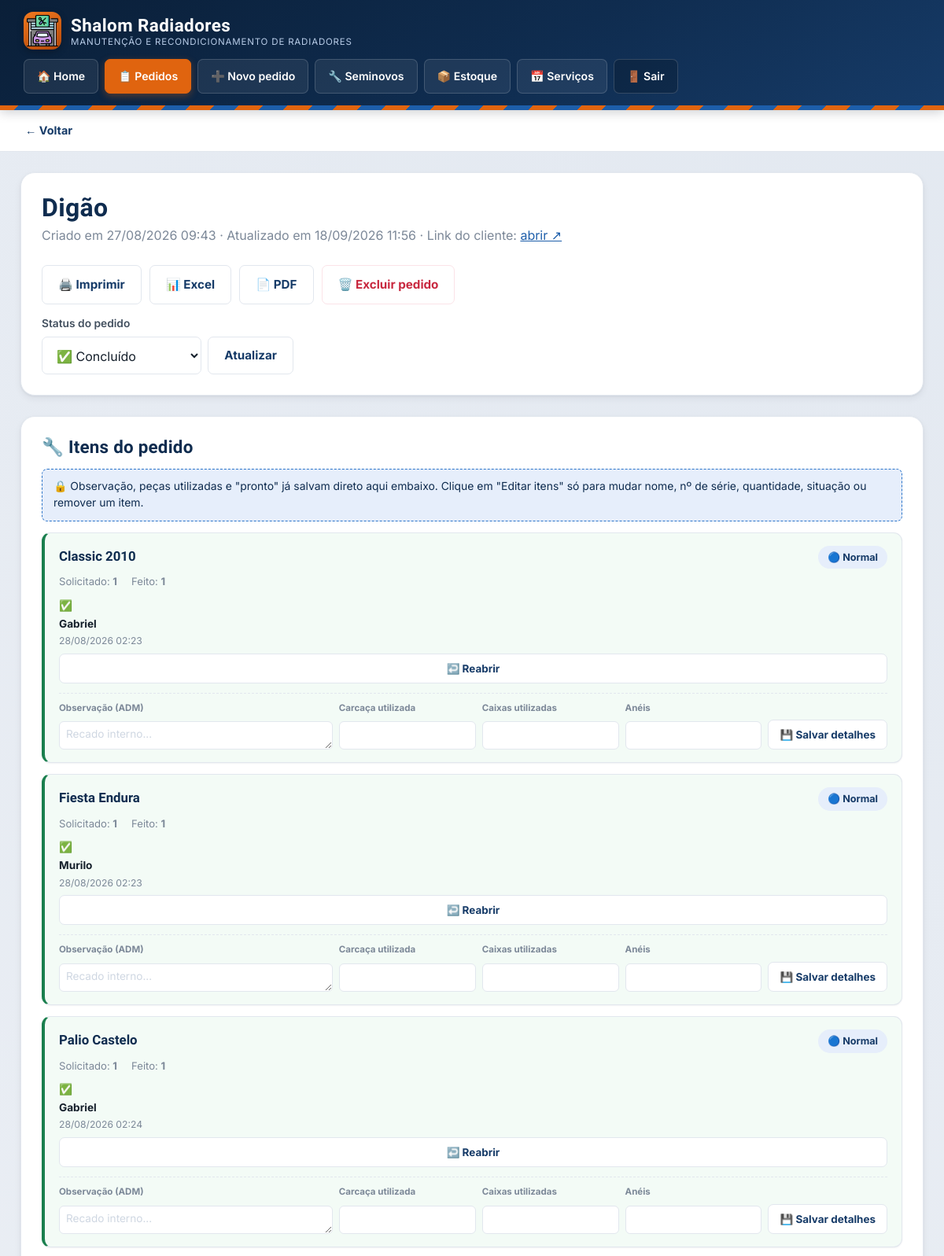
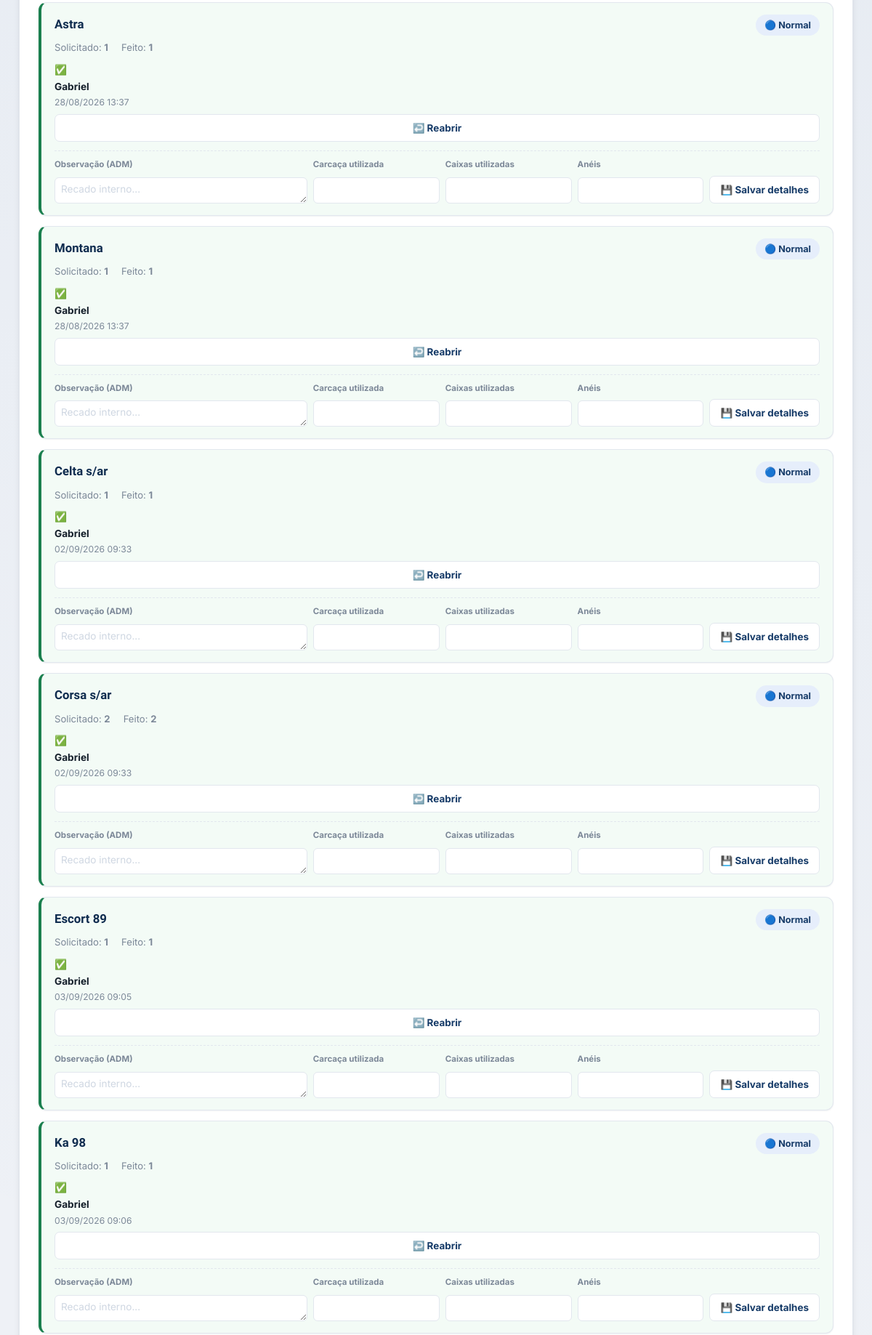
Screenshot of /admin/pedido.php?id=4 (signed in, upper part) with the database file from the repository (2 pictures, top to bottom).
### tables this page shows
CREATE TABLE `orders` (
  `id` int(10) UNSIGNED NOT NULL,
  `token` char(48) NOT NULL,
  `cliente_nome` varchar(150) NOT NULL,
  `status` enum('novo','em_andamento','parcial','concluido') NOT NULL DEFAULT 'novo',
  `criado_em` datetime NOT NULL DEFAULT current_timestamp(),
  `atualizado_em` datetime NOT NULL DEFAULT current_timestamp() ON UPDATE current_timestamp()
);

CREATE TABLE `order_items` (
  `id` int(10) UNSIGNED NOT NULL,
  `order_id` int(10) UNSIGNED NOT NULL,
  `modelo_nome` varchar(150) NOT NULL,
  `numero_serie` varchar(100) DEFAULT NULL,
  `quantidade` int(10) UNSIGNED NOT NULL DEFAULT 0,
  `situacao` enum('normal','importante','urgente') NOT NULL DEFAULT 'normal',
  `quantidade_feita` int(10) UNSIGNED NOT NULL DEFAULT 0,
  `observacao_adm` text DEFAULT NULL,
  `feito` tinyint(1) NOT NULL DEFAULT 0,
  `profissional_id` int(10) UNSIGNED DEFAULT NULL,
  `feito_em` datetime DEFAULT NULL,
  `carcaca_utilizada` varchar(255) DEFAULT NULL,
  `caixas_utilizadas` varchar(255) DEFAULT NULL,
  `aneis` varchar(255) DEFAULT NULL,
  `criado_em` datetime NOT NULL DEFAULT current_timestamp(),
  `atualizado_em` datetime NOT NULL DEFAULT current_timestamp() ON UPDATE current_timestamp()
);

### includes/pedido_repo.php (called while the page is built, shortened)
<?php
require_once __DIR__ . '/database.php';
function buscar_pedido_por_id(int $id): ?array
{
    $pdo = db();
    $stmt = $pdo->prepare('SELECT * FROM orders WHERE id = ? LIMIT 1');
    $stmt->execute([$id]);
    $pedido = $stmt->fetch();
    return $pedido ?: null;
}
function listar_itens_pedido_para_leitura(int $orderId): array
{
    $stmt = db()->prepare(
        "SELECT oi.*,
                (SELECT GROUP_CONCAT(p.nome ORDER BY p.nome SEPARATOR ', ')
                 FROM order_item_profissionais oip
                 INNER JOIN profissionais p ON p.id = oip.profissional_id
                 WHERE oip.order_item_id = oi.id) AS profissionais_nomes
         FROM order_items oi WHERE order_id = ? ORDER BY feito ASC, feito_em ASC, id ASC"
    );
    $stmt->execute([$orderId]);
    return $stmt->fetchAll();
}

### includes/functions.php (called while the page is built, shortened)
<?php
function h(?string $texto): string
{
    return htmlspecialchars((string)$texto, ENT_QUOTES, 'UTF-8');
}
function formatar_data(?string $dataMysql): string
{
    $ts = strtotime($dataMysql);
    return $ts ? date('d/m/Y H:i', $ts) : '-';
}
function rotulo_situacao(string $situacao): string
{
    $map = [
        'normal'     => 'Normal',
        'importante' => 'Importante',
        'urgente'    => 'Urgente',
    ];
    return $map[$situacao] ?? 'Normal';
}
function rotulo_status(string $status): string
{
    $map = [
        'novo'          => 'Novo',
        'em_andamento'  => 'Em andamento',
        'parcial'       => 'Parcial',
        'concluido'     => 'Concluído',
    ];
    return $map[$status] ?? 'Novo';
}
function link_pedido(string $token): string
{
    return rtrim(SITE_URL, '/') . '/pedido.php?token=' . urlencode($token);
}
function icone_situacao(string $situacao): string
{
    $map = [
        'normal'     => '🔵',
        'importante' => '⚠️',
        'urgente'    => '🔴',
    ];
    return $map[$situacao] ?? '🔵';
}
function icone_status(string $status): string
{
    $map = [
        'novo'         => '🆕',
        'em_andamento' => '⚙️',
        'parcial'      => '🔶',
        'concluido'    => '✅',
    ];
    return $map[$status] ?? '🆕';
}

### includes/database.php (called while the page is built, shortened)
<?php
function db(): PDO
{
    static $pdo = null;
    if ($pdo === null) {
        $dsn = 'mysql:host=' . DB_HOST . ';dbname=' . DB_NAME . ';charset=utf8mb4';
        $options = [
            PDO::ATTR_ERRMODE            => PDO::ERRMODE_EXCEPTION,
            PDO::ATTR_DEFAULT_FETCH_MODE => PDO::FETCH_ASSOC,
            PDO::ATTR_EMULATE_PREPARES   => false,
        ];
        try {
            $pdo = new PDO($dsn, DB_USER, DB_PASS, $options);
        } catch (PDOException $e) {
            error_log('Erro de conexão com o banco: ' . $e->getMessage());
            http_response_code(500);
            die('Não foi possível conectar ao banco de dados. Tente novamente mais tarde.');
        }
    }
    return $pdo;
}

### admin/pedido.php (the view, shortened to what this page needs)
<?php
require_once __DIR__ . '/../includes/functions.php';
require_once __DIR__ . '/../includes/pedido_repo.php';
$id = inteiro_positivo($_GET['id'] ?? $_POST['id'] ?? 0);
$pedido = $id ? buscar_pedido_por_id($id) : null;
$itensLeitura = listar_itens_pedido_para_leitura($id);
$token = $pedido['token'];
require __DIR__ . '/../includes/header.php';
?>
<main class="container largo">
    <div class="cartao">
        <div style="display:flex; justify-content:space-between; align-items:flex-start; flex-wrap:wrap; gap:10px;">
            <div>
                <h1><?= h($pedido['cliente_nome']) ?></h1>
                <p class="subtitulo">
                    Criado em <?= h(formatar_data($pedido['criado_em'])) ?> ·
                    Atualizado em <?= h(formatar_data($pedido['atualizado_em'])) ?> ·
                    Link do cliente: <a href="<?= h(link_pedido($token)) ?>" target="_blank">abrir ↗</a>
                </p>
            </div>
            <div class="acoes no-print" style="margin-top:0;">
                <a href="imprimir-pedido.php?id=<?= $id ?>" target="_blank" class="btn btn-secundario">🖨️ Imprimir</a>
                <a href="exportar-pedido.php?id=<?= $id ?>" class="btn btn-secundario">📊 Excel</a>
                <a href="exportar-pedido-pdf.php?id=<?= $id ?>" class="btn btn-secundario">📄 PDF</a>
                <button type="submit" form="form-excluir-pedido" class="btn btn-perigo"
                        onclick="return confirm('Tem certeza que deseja EXCLUIR este pedido inteiro? Essa ação não pode ser desfeita.');">🗑️ Excluir pedido</button>
            </div>
        </div>
        <form method="post" action="pedido.php?id=<?= $id ?>" style="max-width:320px; margin-top:14px;">
            <label for="status">Status do pedido</label>
            <div style="display:flex; gap:8px;">
                <select name="status" id="status">
                    <?php foreach (['novo','em_andamento','parcial','concluido'] as $s): ?>
                        <option value="<?= $s ?>" <?= $pedido['status'] === $s ? 'selected' : '' ?>><?= icone_status($s) ?> <?= h(rotulo_status($s)) ?></option>
                    <?php endforeach; ?>
                </select>
                <button type="submit" class="btn btn-secundario">Atualizar</button>
            </div>
        </form>
    </div>
    <div class="cartao">
        <h2>🔧 Itens do pedido</h2>
        <div id="modo-leitura">
            <div class="aviso-modo-leitura no-print">🔒 Observação, peças utilizadas e "pronto" já salvam direto aqui embaixo. Clique em "Editar itens" só para mudar nome, nº de série, quantidade, situação ou remover um item.</div>
            <div class="itens-pedido-grade">
                <?php foreach ($itensLeitura as $item): $iid = (int)$item['id']; ?>
                <div class="item-pedido-card <?= $item['feito'] ? 'item-pedido-card--feito' : 'item-pedido-card--pendente' ?>">
                    <div class="item-pedido-card__cabecalho">
                        <div class="item-pedido-card__titulo">
                            <strong class="item-pedido-card__nome"><?= h($item['modelo_nome']) ?></strong>
                        </div>
                        <span class="badge badge-<?= h($item['situacao']) ?>"><?= icone_situacao($item['situacao']) ?> <?= h(rotulo_situacao($item['situacao'])) ?></span>
                    </div>
                    <div class="item-pedido-card__qtds">
                        <span>Solicitado: <strong><?= (int)$item['quantidade'] ?></strong></span>
                        <span>Feito: <strong><?= (int)$item['quantidade_feita'] ?></strong></span>
                    </div>
                    <div class="item-pedido-card__status">
                        <?php if ($item['feito']): ?>
                            <div class="feito-info">
                                ✅ <?php if (!empty($item['profissionais_nomes'])): ?>
                                    <strong><?= h($item['profissionais_nomes']) ?></strong>
                                <?php else: ?>
                                    <em>sem profissional</em>
                                <?php endif; ?>
                                <span class="feito-info__data"><?= h(formatar_data($item['feito_em'])) ?></span>
                                <button type="submit" form="form-reabrir-<?= $iid ?>" class="btn btn-secundario btn-sm no-print" onclick="return confirm('Reabrir este item? Ele voltará a aparecer como pendente.');">↩️ Reabrir</button>
                            </div>
                        <?php endif; ?>
                    </div>
                    <form method="post" action="pedido.php?id=<?= $id ?>" class="item-pedido-card__detalhes no-print">
                        <div class="campo-mini campo-mini--largo">
                            <label>Observação (ADM)</label>
                            <textarea name="observacao_adm" rows="1" placeholder="Recado interno..."><?= h($item['observacao_adm'] ?? '') ?></textarea>
                        </div>
                        <div class="campo-mini">
                            <label>Carcaça utilizada</label>
                            <input type="text" name="carcaca_utilizada" value="<?= h($item['carcaca_utilizada'] ?? '') ?>">
                        </div>
                        <div class="campo-mini">
                            <label>Caixas utilizadas</label>
                            <input type="text" name="caixas_utilizadas" value="<?= h($item['caixas_utilizadas'] ?? '') ?>">
                        </div>
                        <div class="campo-mini">
                            <label>Anéis</label>
                            <input type="text" name="aneis" value="<?= h($item['aneis'] ?? '') ?>">
                        </div>
                        <button type="submit" class="btn btn-secundario btn-sm">💾 Salvar detalhes</button>
                    </form>
                </div>
                <?php endforeach; ?>
            </div>
        </div>
    </div>
</main>
<?php require __DIR__ . '/../includes/footer.php'; ?>

### rows the page displays
orders: cliente_nome "Digão", criado_em "27/08/2026 09:43", atualizado_em "18/09/2026 11:56"
order_items: modelo_nome "Classic 2010", situacao "🔵", situacao "Normal", quantidade "1", quantidade_feita "1", profissionais_nomes "Gabriel", feito_em "28/08/2026 02:23"
order_items: modelo_nome "Fiesta Endura", situacao "🔵", situacao "Normal", quantidade "1", quantidade_feita "1", profissionais_nomes "Murilo", feito_em "28/08/2026 02:23"
order_items: modelo_nome "Palio Castelo", situacao "🔵", situacao "Normal", quantidade "1", quantidade_feita "1", profissionais_nomes "Gabriel", feito_em "28/08/2026 02:24"
order_items: modelo_nome "Astra", situacao "🔵", situacao "Normal", quantidade "1", quantidade_feita "1", profissionais_nomes "Gabriel", feito_em "28/08/2026 13:37"
order_items: modelo_nome "Montana", situacao "🔵", situacao "Normal", quantidade "1", quantidade_feita "1", profissionais_nomes "Gabriel", feito_em "28/08/2026 13:37"
order_items: modelo_nome "Celta s/ar", situacao "🔵", situacao "Normal", quantidade "1", quantidade_feita "1", profissionais_nomes "Gabriel", feito_em "02/09/2026 09:33"
order_items: modelo_nome "Corsa s/ar", situacao "🔵", situacao "Normal", quantidade "2", quantidade_feita "2", profissionais_nomes "Gabriel", feito_em "02/09/2026 09:33"
order_items: modelo_nome "Escort 89", situacao "🔵", situacao "Normal", quantidade "1", quantidade_feita "1", profissionais_nomes "Gabriel", feito_em "03/09/2026 09:05"
order_items: modelo_nome "Ka 98", situacao "🔵", situacao "Normal", quantidade "1", quantidade_feita "1", profissionais_nomes "Gabriel", feito_em "03/09/2026 09:06"

### other values shown
form field status "✅ Concluído"
